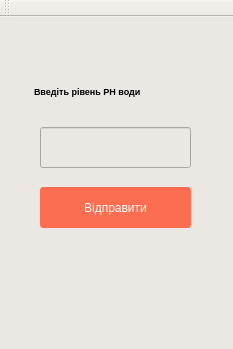
<?xml version="1.0" encoding="UTF-8"?>
<ui version="4.0">
 <class>MainWindow</class>
 <widget class="QMainWindow" name="MainWindow">
  <property name="geometry">
   <rect>
    <x>0</x>
    <y>0</y>
    <width>233</width>
    <height>349</height>
   </rect>
  </property>
  <property name="windowTitle">
   <string>MainWindow</string>
  </property>
  <property name="styleSheet">
   <string notr="true">background-color: #EBE8E4;</string>
  </property>
  <widget class="QWidget" name="centralWidget">
   <widget class="QLabel" name="label">
    <property name="geometry">
     <rect>
      <x>34</x>
      <y>60</y>
      <width>171</width>
      <height>28</height>
     </rect>
    </property>
    <property name="font">
     <font>
      <pointsize>7</pointsize>
      <weight>75</weight>
      <italic>false</italic>
      <bold>true</bold>
     </font>
    </property>
    <property name="styleSheet">
     <string notr="true">text-transform:uppercase;
text-align:center;</string>
    </property>
    <property name="text">
     <string>Введіть рівень PH води</string>
    </property>
   </widget>
   <widget class="QLineEdit" name="getDate">
    <property name="geometry">
     <rect>
      <x>40</x>
      <y>110</y>
      <width>151</width>
      <height>41</height>
     </rect>
    </property>
    <property name="styleSheet">
     <string notr="true"/>
    </property>
   </widget>
   <widget class="QPushButton" name="sendDate">
    <property name="geometry">
     <rect>
      <x>40</x>
      <y>170</y>
      <width>151</width>
      <height>41</height>
     </rect>
    </property>
    <property name="font">
     <font>
      <pointsize>-1</pointsize>
     </font>
    </property>
    <property name="styleSheet">
     <string notr="true">QPushButton {
       padding: 2px;
      border-radius: 3px;
       line-height: 1.25;
       background-color: #FC6E51;
       color: white;
       font-size: 12px;
       text-transform: uppercase;

    }
    QPushButton:hover {
     background-color: #FF5A36;
    }</string>
    </property>
    <property name="text">
     <string>Відправити</string>
    </property>
   </widget>
   <widget class="QPushButton" name="pushButton">
    <property name="geometry">
     <rect>
      <x>10</x>
      <y>10</y>
      <width>31</width>
      <height>31</height>
     </rect>
    </property>
    <property name="cursor">
     <cursorShape>ArrowCursor</cursorShape>
    </property>
    <property name="styleSheet">
     <string notr="true">QPushButton{
background: transparent;
border: none;}
QPushButton:hover{
background-color:gray;
}</string>
    </property>
    <property name="text">
     <string/>
    </property>
    <property name="icon">
     <iconset resource="resource.qrc">
      <normaloff>:/prefix/img/arrow.png</normaloff>:/prefix/img/arrow.png</iconset>
    </property>
    <property name="iconSize">
     <size>
      <width>30</width>
      <height>30</height>
     </size>
    </property>
   </widget>
  </widget>
  <widget class="QToolBar" name="mainToolBar">
   <attribute name="toolBarArea">
    <enum>TopToolBarArea</enum>
   </attribute>
   <attribute name="toolBarBreak">
    <bool>false</bool>
   </attribute>
  </widget>
  <widget class="QStatusBar" name="statusBar"/>
 </widget>
 <layoutdefault spacing="6" margin="11"/>
 <resources>
  <include location="resource.qrc"/>
 </resources>
 <connections/>
</ui>
